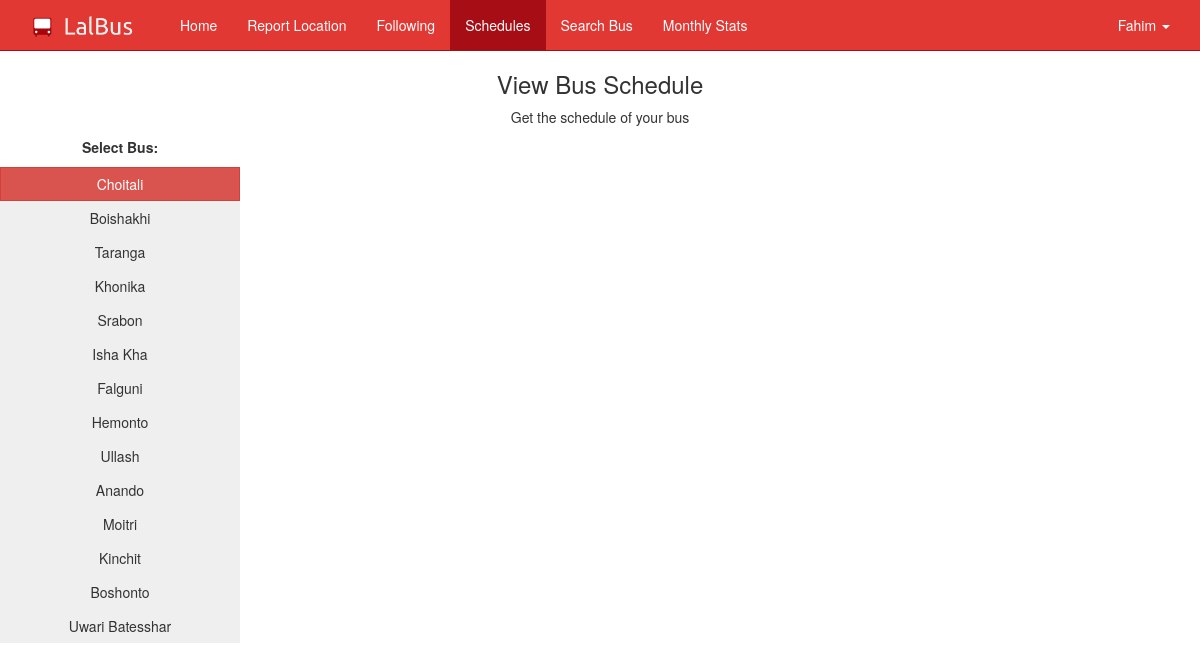
The app's page /schedule.php (signed in) with its own data.
### tables this page shows
CREATE TABLE `bus` (
  `id` int(11) NOT NULL,
  `name` varchar(100) NOT NULL,
  `route` varchar(50) NOT NULL
);

### schedule.php (the view, shortened to what this page needs)
<!doctype html>
    <html lang="en">
    <head>
        <link href="css/bootstrap.min.css" rel="stylesheet">
        <link rel="stylesheet" href="css/schedule.css">
        <link rel="stylesheet" href="css/static_top.css">
    </head>
    <body onload="search(1)">
    <?php include("includes/static_top.php");?>
    <div class="container" style="width: 100%; text-align: center">
        <h3>View Bus Schedule</h3>
        <p>Get the schedule of your bus</p>
    </div>
    <div id="container_table">
        <div id="first" style="text-align: center">
            <p><b>Select Bus:</b></p>
            <ul class="list-unstyled">
            <?php
            include_once ('backend/dbconnect.php');
            $sql = "select * from bus";
            $result = $conn->query($sql);
            $n = $result->num_rows;
            for($i=0; $i<$n; $i++) {
                $row = $result->fetch_assoc();
                $name = $row['name'];
                $id = $row['id'];
                echo "<li><button id='btn_".$id."' class='btn btn-block' onclick='search($id)'>$name</button></li>";
            }
            ?>
            </ul>
         </div>
        <div id="second">
        </div>
    </div>
</body>
</html>

### css/schedule.css (style rules this page uses)
#container_table { width: 100%; background-color: #ffcc33; margin: auto; }
#first { width: 20%; float: left; height: 300px; }
#second { width: 80%; float: left; height: 300px; }

### schedule.php (style rules this page uses)
.btn { border-radius: 0; }

### records on screen
bus: name "Choitali"
bus: name "Boishakhi"
bus: name "Taranga"
bus: name "Khonika"
bus: name "Srabon"
bus: name "Isha Kha"
bus: name "Falguni"
bus: name "Hemonto"
bus: name "Ullash"
bus: name "Anando"
bus: name "Moitri"
bus: name "Kinchit"
bus: name "Boshonto"
bus: name "Uwari Batesshar"

### other values on screen
$_SESSION['name'] "Fahim"
